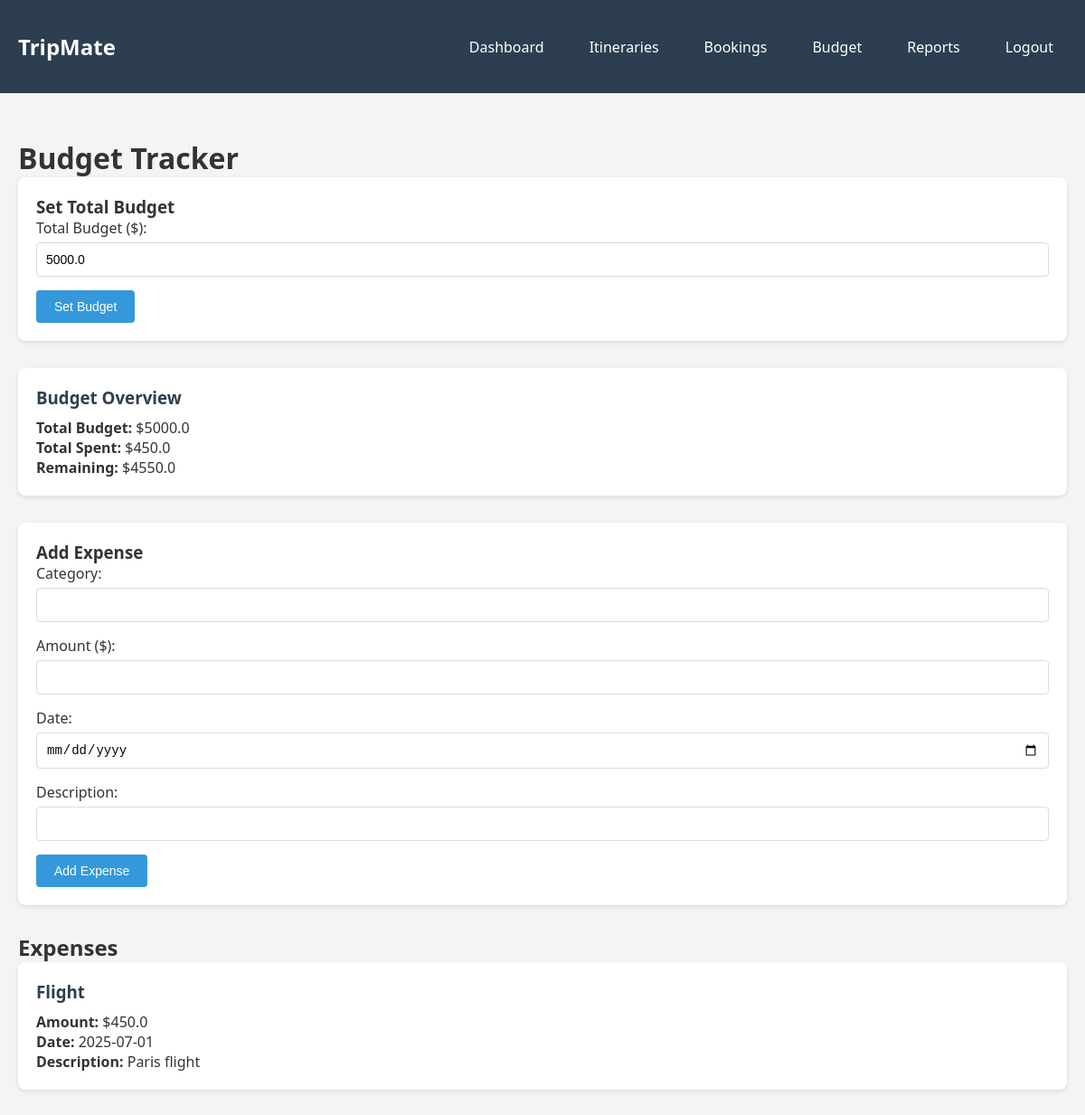
The app's page /budget/ (signed in) with its own data.
### tables this page shows
CREATE TABLE budgets (
            id INTEGER PRIMARY KEY AUTOINCREMENT,
            user_id INTEGER UNIQUE NOT NULL,
            total_budget REAL NOT NULL,
            FOREIGN KEY (user_id) REFERENCES users(id)
        );

CREATE TABLE expenses (
            id INTEGER PRIMARY KEY AUTOINCREMENT,
            budget_id INTEGER NOT NULL,
            category TEXT NOT NULL,
            amount REAL NOT NULL,
            date TEXT NOT NULL,
            description TEXT,
            FOREIGN KEY (budget_id) REFERENCES budgets(id) ON DELETE CASCADE
        );

### routes/budget.py (the view)
@bp.route('/')
@login_required
def index():
    conn = get_db()
    cursor = conn.cursor()
    budget = cursor.execute(
        'SELECT * FROM budgets WHERE user_id = ?',
        (session['user_id'],)
    ).fetchone()
    expenses = []
    total_expenses = 0
    remaining = 0
    if budget:
        expenses = cursor.execute(
            'SELECT * FROM expenses WHERE budget_id = ? ORDER BY date DESC',
            (budget['id'],)
        ).fetchall()
        total = cursor.execute(
            'SELECT SUM(amount) as total FROM expenses WHERE budget_id = ?',
            (budget['id'],)
        ).fetchone()
        total_expenses = total['total'] if total['total'] else 0
        remaining = budget['total_budget'] - total_expenses
    conn.close()
    return render_template('budget.html', budget=budget, expenses=expenses,
                         total_expenses=total_expenses, remaining=remaining)

### db.py (called while the page is built)
def resolve_db_path():
    configured_path = os.environ.get("TRIPMATE_DB_PATH")
    if configured_path:
        return configured_path
    return str(Path(__file__).resolve().parent / "tripmate.db")

def get_db():
    conn = sqlite3.connect(resolve_db_path())
    conn.row_factory = sqlite3.Row
    return conn

### routes/budget.py (called while the page is built)
def login_required(f):
    @wraps(f)
    def decorated_function(*args, **kwargs):
        if 'user_id' not in session:
            return redirect(url_for('auth.login'))
        return f(*args, **kwargs)
    return decorated_function

### templates/budget.html (shortened to what this page needs)
{% extends "base.html" %}
{% block content %}
<h1>Budget Tracker</h1>
<div class="form-card">
    <h3>Set Total Budget</h3>
    <form method="POST" action="{{ url_for('budget.set_budget') }}">
        <div class="form-group">
            <label for="total_budget">Total Budget ($):</label>
            <input type="number" step="0.01" id="total_budget" name="total_budget"
                   value="{{ budget.total_budget if budget else '' }}" required>
        </div>
        <button type="submit" class="btn btn-primary">Set Budget</button>
    </form>
</div>
{% if budget %}
<div class="budget-summary">
    <div class="card">
        <h3>Budget Overview</h3>
        <p><strong>Total Budget:</strong> ${{ budget.total_budget }}</p>
        <p><strong>Total Spent:</strong> ${{ total_expenses }}</p>
        <p><strong>Remaining:</strong> ${{ remaining }}</p>
    </div>
</div>
<div class="form-card">
    <h3>Add Expense</h3>
    <form method="POST" action="{{ url_for('budget.add_expense') }}">
        <div class="form-group">
            <label for="category">Category:</label>
            <input type="text" id="category" name="category" required>
        </div>
        <div class="form-group">
            <label for="amount">Amount ($):</label>
            <input type="number" step="0.01" id="amount" name="amount" required>
        </div>
        <div class="form-group">
            <label for="date">Date:</label>
            <input type="date" id="date" name="date" required>
        </div>
        <div class="form-group">
            <label for="description">Description:</label>
            <input type="text" id="description" name="description">
        </div>
        <button type="submit" class="btn btn-primary">Add Expense</button>
    </form>
</div>
<h2>Expenses</h2>
<div class="expense-list">
    {% for expense in expenses %}
        <div class="card">
            <h3>{{ expense.category }}</h3>
            <p><strong>Amount:</strong> ${{ expense.amount }}</p>
            <p><strong>Date:</strong> {{ expense.date }}</p>
            <p><strong>Description:</strong> {{ expense.description }}</p>
        </div>
    {% endfor %}
</div>
{% endif %}
{% endblock %}

### static/css/style.css (style rules this page uses)
* { margin: 0; padding: 0; box-sizing: border-box; }
body { font-family: 'Segoe UI', Tahoma, Geneva, Verdana, sans-serif; background-color: #f4f4f4; color: #333; }
.form-group { margin-bottom: 15px; }
.form-group label { display: block; margin-bottom: 5px; font-weight: 500; }
.form-group input, .form-group textarea, .form-group select { width: 100%; padding: 10px; border: 1px solid #ddd; border-radius: 4px; font-size: 14px; }
.btn { padding: 10px 20px; border: none; border-radius: 4px; cursor: pointer; font-size: 14px; transition: background-color 0.3s; }
.btn-primary { background-color: #3498db; color: white; }
.card { background: white; padding: 20px; margin-bottom: 20px; border-radius: 8px; box-shadow: 0 2px 5px rgba(0,0,0,0.1); }
.card h3 { margin-bottom: 10px; color: #2c3e50; }
.form-card { background: white; padding: 20px; margin-bottom: 30px; border-radius: 8px; box-shadow: 0 2px 5px rgba(0,0,0,0.1); }
.itinerary-list, .destination-list, .booking-list, .expense-list { display: grid; grid-template-columns: repeat(auto-fit, minmax(300px, 1fr)); gap: 20px; }
.budget-summary { margin-bottom: 30px; }

### records on screen
budgets: total_budget "5000.0"
expenses: category "Flight", amount "450.0", date "2025-07-01", description "Paris flight"

### other values on screen
{{ total_expenses }} "450.0"
{{ remaining }} "4550.0"
